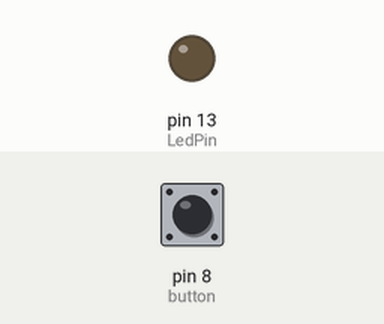
Recording of a sketch running on a simulated Arduino Uno, built with avr-gcc and run on an emulated ATmega328P. Shown: output pins drawn as LEDs (lit = HIGH). Inputs (shaded band) come from the test bench; at power-on: pin 8 (button) LOW. No radio packets arrive unless stated.

Above: at 1.2 s.
1.3 s: pin 8 (button) pulled HIGH for 0.15 s
At 1.38 s:
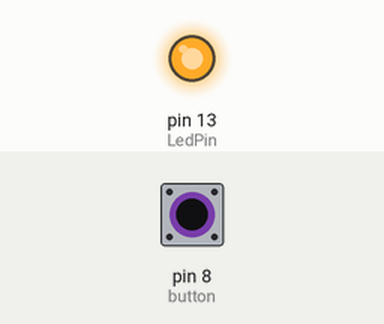
2.9 s: pin 8 (button) pulled HIGH for 3.2 s
At 7.4 s:
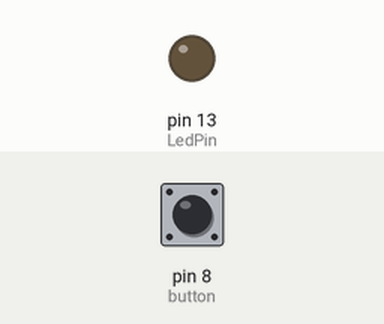
Timing chart, 0 to 8.9 s (numbered marks = the images above; inputs shaded):
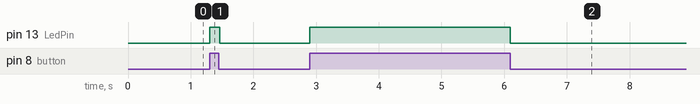

Measured:
- after the input at 1.3 s, pin 13 (LedPin): LOW → HIGH at once, → LOW 0.16 s later
- after the input at 2.9 s, pin 13 (LedPin): LOW → HIGH at once, → LOW 3.2 s later

The sketch:

Transmissor_simples_02.ino
```cpp
#include <Arduino.h>

// transmitter.pde
//
// Simple example of how to use VirtualWire to transmit messages
// Implements a simplex (one-way) transmitter with an TX-C1 module
//
// See VirtualWire.h for detailed API docs
// Author: Mike McCauley (mikem@airspayce.com)
// Copyright (C) 2008 Mike McCauley
// $Id: transmitter.pde,v 1.3 2009/03/30 00:07:24 mikem Exp $

#include <VirtualWire.h>

const int LedPin = 13;
const int transmit_pin = 12;
const int receive_pin = 2;
const int transmit_en_pin = 3;
const int button = 8;
int buttonState = 0;         // variable for reading the pushbutton status
int t = 100;

void setup()
{
  // Initialise the IO and ISR
  vw_set_tx_pin(transmit_pin);
  vw_set_rx_pin(receive_pin);
  vw_set_ptt_pin(transmit_en_pin);
  vw_set_ptt_inverted(true); // Required for DR3100
  vw_setup(2000);       // Bits per sec
  pinMode(LedPin, OUTPUT);
  pinMode(button, INPUT);
}

void loop()
{
  buttonState = digitalRead(button);
  if (buttonState == 1)
  {
    digitalWrite(LedPin, HIGH); // Flash a light to show transmitting
    vw_send((uint8_t *) & buttonState, 1);
    vw_wait_tx(); // Wait until the whole message is gone
    delay(t);
  }
  else {
    // turn LED off:
    digitalWrite(LedPin, LOW);
  }
}
```
